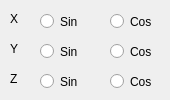
        <widget class="QWidget" name="page_4">
         <widget class="QLabel" name="label_64">
          <property name="geometry">
           <rect>
            <x>10</x>
            <y>10</y>
            <width>16</width>
            <height>17</height>
           </rect>
          </property>
          <property name="text">
           <string>X</string>
          </property>
         </widget>
         <widget class="QLabel" name="label_65">
          <property name="geometry">
           <rect>
            <x>10</x>
            <y>40</y>
            <width>16</width>
            <height>17</height>
           </rect>
          </property>
          <property name="text">
           <string>Y</string>
          </property>
         </widget>
         <widget class="QLabel" name="label_66">
          <property name="geometry">
           <rect>
            <x>10</x>
            <y>70</y>
            <width>21</width>
            <height>17</height>
           </rect>
          </property>
          <property name="text">
           <string>Z</string>
          </property>
         </widget>
         <widget class="QWidget" name="widget_11" native="true">
          <property name="geometry">
           <rect>
            <x>40</x>
            <y>10</y>
            <width>120</width>
            <height>21</height>
           </rect>
          </property>
          <widget class="QRadioButton" name="radioButton_15">
           <property name="geometry">
            <rect>
             <x>0</x>
             <y>0</y>
             <width>51</width>
             <height>23</height>
            </rect>
           </property>
           <property name="text">
            <string>Sin</string>
           </property>
          </widget>
          <widget class="QRadioButton" name="radioButton_16">
           <property name="geometry">
            <rect>
             <x>70</x>
             <y>0</y>
             <width>51</width>
             <height>23</height>
            </rect>
           </property>
           <property name="text">
            <string>Cos</string>
           </property>
          </widget>
         </widget>
         <widget class="QWidget" name="widget_12" native="true">
          <property name="geometry">
           <rect>
            <x>40</x>
            <y>40</y>
            <width>121</width>
            <height>21</height>
           </rect>
          </property>
          <widget class="QRadioButton" name="radioButton_17">
           <property name="geometry">
            <rect>
             <x>0</x>
             <y>0</y>
             <width>112</width>
             <height>23</height>
            </rect>
           </property>
           <property name="text">
            <string>Sin</string>
           </property>
          </widget>
          <widget class="QRadioButton" name="radioButton_18">
           <property name="geometry">
            <rect>
             <x>70</x>
             <y>0</y>
             <width>61</width>
             <height>23</height>
            </rect>
           </property>
           <property name="text">
            <string>Cos</string>
           </property>
          </widget>
         </widget>
         <widget class="QWidget" name="widget_13" native="true">
          <property name="geometry">
           <rect>
            <x>40</x>
            <y>70</y>
            <width>120</width>
            <height>21</height>
           </rect>
          </property>
          <widget class="QRadioButton" name="radioButton_19">
           <property name="geometry">
            <rect>
             <x>0</x>
             <y>0</y>
             <width>51</width>
             <height>23</height>
            </rect>
           </property>
           <property name="text">
            <string>Sin</string>
           </property>
          </widget>
          <widget class="QRadioButton" name="radioButton_20">
           <property name="geometry">
            <rect>
             <x>70</x>
             <y>0</y>
             <width>51</width>
             <height>23</height>
            </rect>
           </property>
           <property name="text">
            <string>Cos</string>
           </property>
          </widget>
         </widget>
        </widget>
